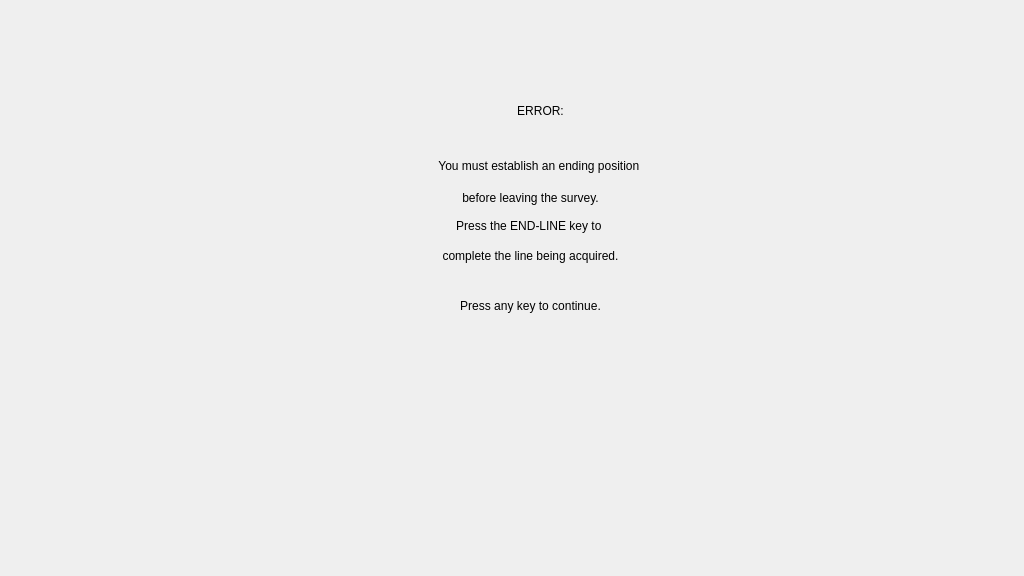
<?xml version="1.0" encoding="UTF-8"?>
<ui version="4.0">
 <class>EscMessage</class>
 <widget class="QDialog" name="EscMessage">
  <property name="geometry">
   <rect>
    <x>0</x>
    <y>0</y>
    <width>1024</width>
    <height>576</height>
   </rect>
  </property>
  <property name="windowTitle">
   <string>Dialog</string>
  </property>
  <widget class="QLabel" name="message1">
   <property name="geometry">
    <rect>
     <x>200</x>
     <y>80</y>
     <width>681</width>
     <height>61</height>
    </rect>
   </property>
   <property name="text">
    <string>ERROR:</string>
   </property>
   <property name="alignment">
    <set>Qt::AlignCenter</set>
   </property>
  </widget>
  <widget class="QLabel" name="message2">
   <property name="geometry">
    <rect>
     <x>420</x>
     <y>150</y>
     <width>241</width>
     <height>31</height>
    </rect>
   </property>
   <property name="text">
    <string>You must establish an ending position </string>
   </property>
   <property name="alignment">
    <set>Qt::AlignCenter</set>
   </property>
   <property name="wordWrap">
    <bool>true</bool>
   </property>
  </widget>
  <widget class="QLabel" name="message4">
   <property name="geometry">
    <rect>
     <x>430</x>
     <y>210</y>
     <width>201</width>
     <height>31</height>
    </rect>
   </property>
   <property name="text">
    <string>Press the END-LINE key to </string>
   </property>
   <property name="alignment">
    <set>Qt::AlignCenter</set>
   </property>
   <property name="wordWrap">
    <bool>true</bool>
   </property>
  </widget>
  <widget class="QLabel" name="message6">
   <property name="geometry">
    <rect>
     <x>420</x>
     <y>290</y>
     <width>221</width>
     <height>31</height>
    </rect>
   </property>
   <property name="text">
    <string>Press any key to continue.</string>
   </property>
   <property name="alignment">
    <set>Qt::AlignCenter</set>
   </property>
   <property name="wordWrap">
    <bool>true</bool>
   </property>
  </widget>
  <widget class="QLabel" name="message3">
   <property name="geometry">
    <rect>
     <x>450</x>
     <y>190</y>
     <width>161</width>
     <height>16</height>
    </rect>
   </property>
   <property name="text">
    <string>before leaving the survey.</string>
   </property>
   <property name="alignment">
    <set>Qt::AlignCenter</set>
   </property>
  </widget>
  <widget class="QLabel" name="message5">
   <property name="geometry">
    <rect>
     <x>430</x>
     <y>240</y>
     <width>201</width>
     <height>31</height>
    </rect>
   </property>
   <property name="text">
    <string>complete the line being acquired.</string>
   </property>
   <property name="alignment">
    <set>Qt::AlignCenter</set>
   </property>
  </widget>
 </widget>
 <resources/>
 <connections/>
</ui>
